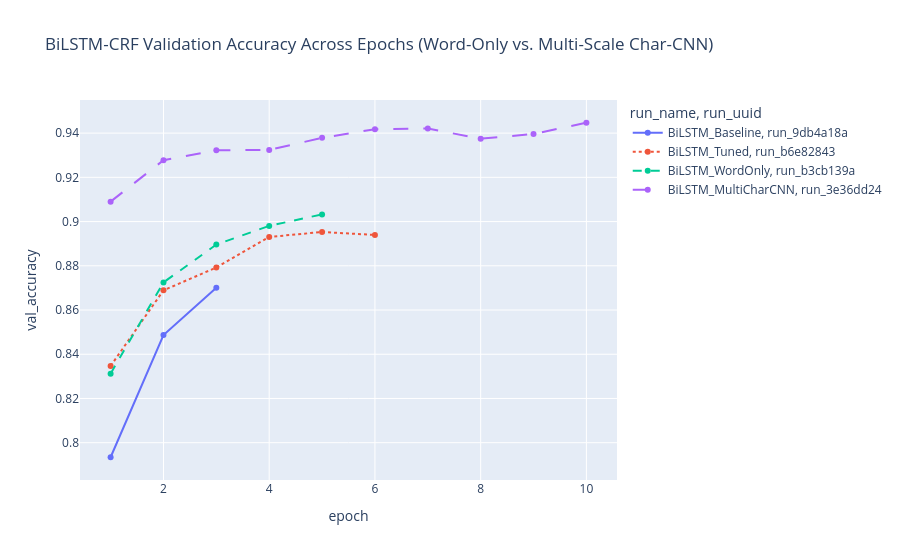

The code cell stored with this chart in its notebook:
### Code cell
runs_df = pd.read_csv(resolve_path(cfg["paths"]["runs_csv"]))
epochs_df = pd.read_csv(resolve_path(cfg["paths"]["epochs_csv"]))

print("=== ALL LOGGED EXPERIMENT RUNS ===")
display(runs_df[["run_uuid", "engine_type", "run_name", "promoted", "tuned_params", "mean_cv_accuracy", "final_test_score", "macro_f1", "latency_ms"]])

bilstm_epochs = epochs_df[epochs_df["engine_type"] == "bilstm_crf"]
if not bilstm_epochs.empty:
    title_ep = "BiLSTM-CRF Validation Accuracy Across Epochs (Word-Only vs. Multi-Scale Char-CNN)"
    export_epochs_png(bilstm_epochs, title_ep, cfg["paths"]["figures"])
    fig_ep = px.line(
        bilstm_epochs,
        x="epoch",
        y="val_accuracy",
        color="run_name",
        line_dash="run_uuid",
        markers=True,
        title=title_ep,
    )
    fig_ep.show()

### Figure 1 — Plotly figure (JSON) as saved in the notebook; plotly's stock layout.template omitted (floating-point values rounded to 4 significant figures)
{"data": [{"hovertemplate": "run_name=BiLSTM_Baseline<br>run_uuid=run_9db4a18a<br>epoch=%{x}<br>val_accuracy=%{y}<extra></extra>", "legendgroup": "BiLSTM_Baseline, run_9db4a18a", "line": {"color": "#636efa", "dash": "solid"}, "marker": {"symbol": "circle"}, "mode": "lines+markers", "name": "BiLSTM_Baseline, run_9db4a18a", "orientation": "v", "showlegend": true, "type": "scatter", "x": [1, 2, 3], "xaxis": "x", "y": [0.7934, 0.8487, 0.87], "yaxis": "y"}, {"hovertemplate": "run_name=BiLSTM_Tuned<br>run_uuid=run_b6e82843<br>epoch=%{x}<br>val_accuracy=%{y}<extra></extra>", "legendgroup": "BiLSTM_Tuned, run_b6e82843", "line": {"color": "#EF553B", "dash": "dot"}, "marker": {"symbol": "circle"}, "mode": "lines+markers", "name": "BiLSTM_Tuned, run_b6e82843", "orientation": "v", "showlegend": true, "type": "scatter", "x": [1, 2, 3, 4, 5, 6], "xaxis": "x", "y": [0.8347, 0.8689, 0.8792, 0.893, 0.8953, 0.8939], "yaxis": "y"}, {"hovertemplate": "run_name=BiLSTM_WordOnly<br>run_uuid=run_b3cb139a<br>epoch=%{x}<br>val_accuracy=%{y}<extra></extra>", "legendgroup": "BiLSTM_WordOnly, run_b3cb139a", "line": {"color": "#00cc96", "dash": "dash"}, "marker": {"symbol": "circle"}, "mode": "lines+markers", "name": "BiLSTM_WordOnly, run_b3cb139a", "orientation": "v", "showlegend": true, "type": "scatter", "x": [1, 2, 3, 4, 5], "xaxis": "x", "y": [0.8312, 0.8725, 0.8896, 0.898, 0.9033], "yaxis": "y"}, {"hovertemplate": "run_name=BiLSTM_MultiCharCNN<br>run_uuid=run_3e36dd24<br>epoch=%{x}<br>val_accuracy=%{y}<extra></extra>", "legendgroup": "BiLSTM_MultiCharCNN, run_3e36dd24", "line": {"color": "#ab63fa", "dash": "longdash"}, "marker": {"symbol": "circle"}, "mode": "lines+markers", "name": "BiLSTM_MultiCharCNN, run_3e36dd24", "orientation": "v", "showlegend": true, "type": "scatter", "x": [1, 2, 3, 4, 5, 6, 7, 8, 9, 10], "xaxis": "x", "y": [0.909, 0.9277, 0.9322, 0.9324, 0.9378, 0.9418, 0.9421, 0.9375, 0.9396, 0.9447], "yaxis": "y"}], "layout": {"legend": {"title": {"text": "run_name, run_uuid"}, "tracegroupgap": 0}, "title": {"text": "BiLSTM-CRF Validation Accuracy Across Epochs (Word-Only vs. Multi-Scale Char-CNN)"}, "xaxis": {"anchor": "y", "domain": [0, 1], "title": {"text": "epoch"}}, "yaxis": {"anchor": "x", "domain": [0, 1], "title": {"text": "val_accuracy"}}}}
